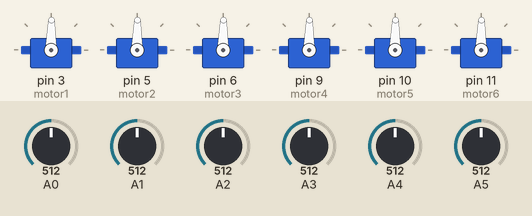
This sketch was run on a simulated Arduino Uno, built with avr-gcc and run on an emulated ATmega328P. Shown: 6 × servo. The inputs (shaded band) are chosen by the test bench; at power-on: A0 = 512, A1 = 512, A2 = 512, A3 = 512, A4 = 512, A5 = 512.

Above: at 1.2 s.
1.3 s: A0 set to 716
At 1.9 s:
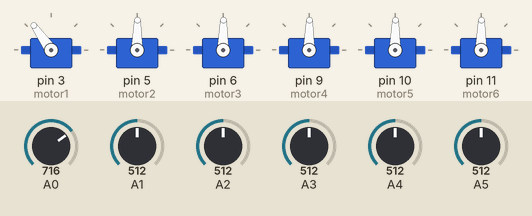
2.8 s: A1 set to 716
At 4.0 s:
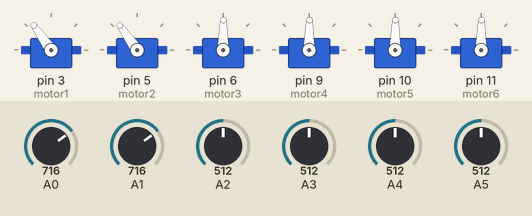
4.3 s: A2 set to 716
At 5.5 s:
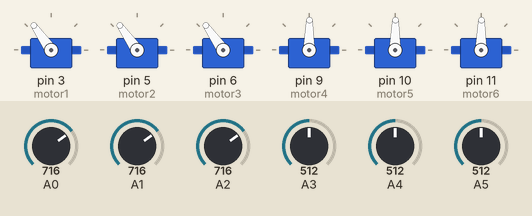
5.8 s: A3 set to 716
At 6.6 s:
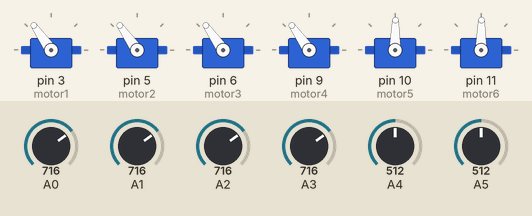
7.3 s: A4 set to 716
At 7.8 s:
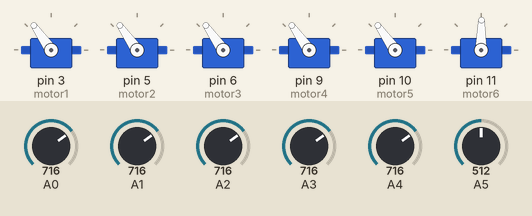
8.8 s: A5 set to 716
At 10.2 s:
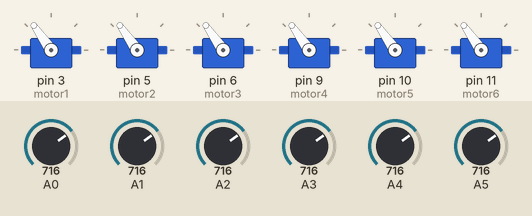
Timing chart, 0 to 11.3 s (numbered marks = the images above; inputs shaded):
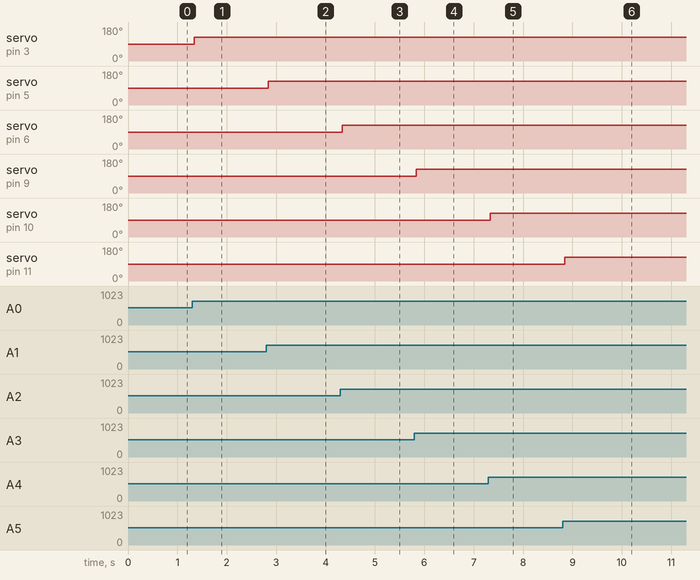

Measured:
- after the input at 1.3 s, servo on pin 3 (motor1): 89° → 125° at once
- after the input at 2.8 s, servo on pin 5 (motor2): 89° → 125° at once
- after the input at 4.3 s, servo on pin 6 (motor3): 89° → 125° at once
- after the input at 5.8 s, servo on pin 9 (motor4): 89° → 125° at once
- after the input at 7.3 s, servo on pin 10 (motor5): 89° → 125° at once
- after the input at 8.8 s, servo on pin 11 (motor6): 89° → 125° at once

The sketch:

code.ino
```cpp
#include<Servo.h>

int x1 = 0;
int x2 = 0;
int x3 = 0;
int x4 = 0;
int x5 = 0;
int x6 = 0;


Servo motor1;
Servo motor2;
Servo motor3;
Servo motor4;
Servo motor5;
Servo motor6;

void setup()
{
  motor1.attach(3);
  motor2.attach(5);
  motor3.attach(6);
  motor4.attach(9);
  motor5.attach(10);
  motor6.attach(11);
}

void loop()
{
  x1 = analogRead(A0);
  x1 = map(x1,0,1023,0,179);
  motor1.write(x1);
  delay(10);

  x2 = analogRead(A1);
  x2 = map(x2,0,1023,0,179);
  motor2.write(x2);
  delay(10);

  x3 = analogRead(A2);
  x3 = map(x3,0,1023,0,179);
  motor3.write(x3);
  delay(10);

  x4 = analogRead(A3);
  x4 = map(x4,0,1023,0,179);
  motor4.write(x4);
  delay(10);

  x5 = analogRead(A4);
  x5 = map(x5,0,1023,0,179);
  motor5.write(x5);
  delay(10);

  x6 = analogRead(A5);
  x6 = map(x6,0,1023,0,179);
  motor6.write(x6);
}
```
